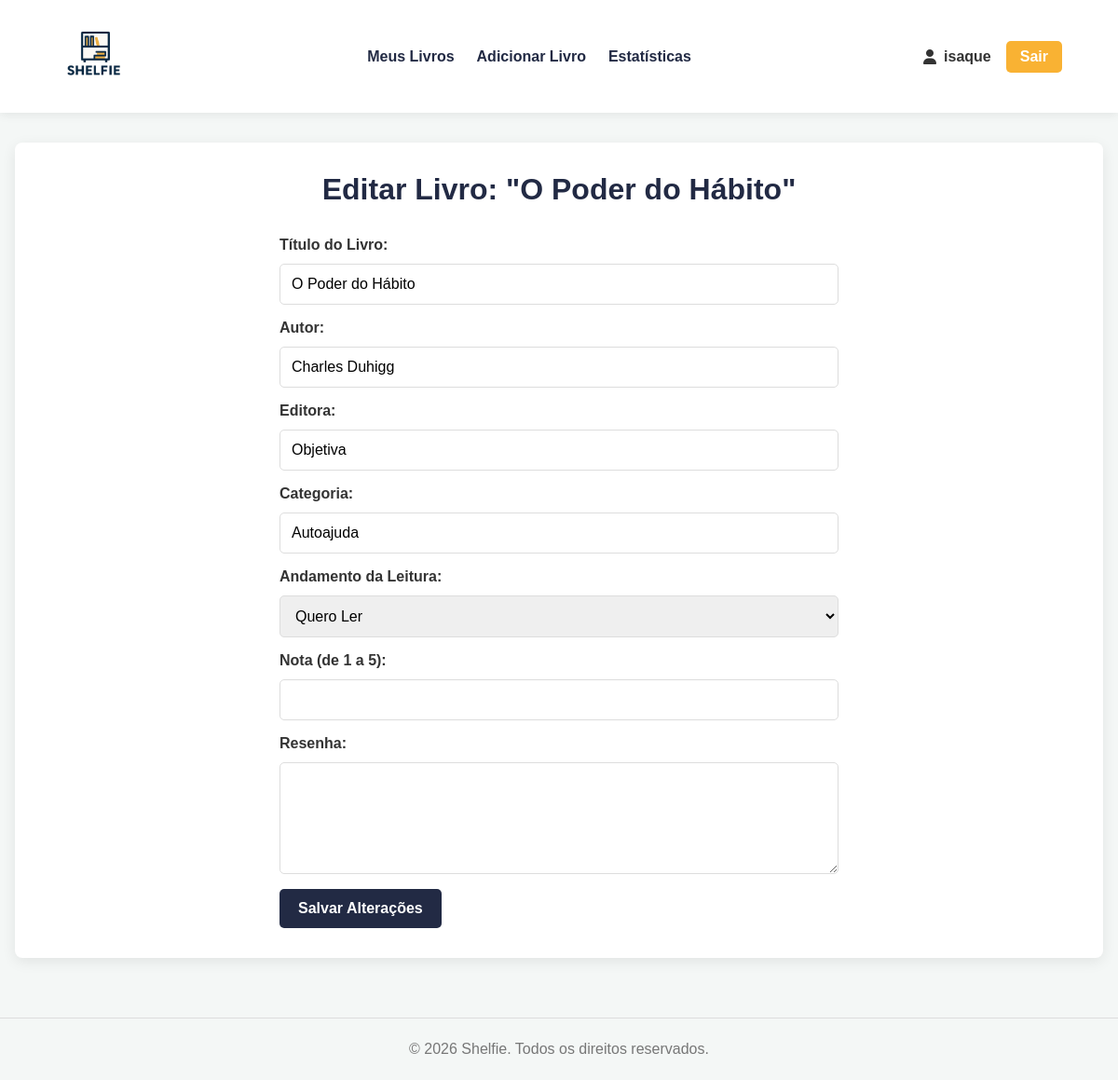
The app's page /app/editar_livro.php?id=3 (signed in) with its own data.
### tables this page shows
CREATE TABLE IF NOT EXISTS livros (
    id INT AUTO_INCREMENT PRIMARY KEY,
    id_usuario INT NOT NULL,
    titulo VARCHAR(255) NOT NULL,
    autor VARCHAR(150) NOT NULL,
    editora VARCHAR(150) DEFAULT NULL,
    categoria VARCHAR(100) DEFAULT NULL,
    andamento ENUM('Quero Ler', 'Lendo', 'Lido', 'Abandonei') NOT NULL DEFAULT 'Quero Ler',
    nota TINYINT DEFAULT NULL,
    resenha TEXT DEFAULT NULL,
    favorito TINYINT(1) NOT NULL DEFAULT 0,
    data_adicao DATETIME DEFAULT CURRENT_TIMESTAMP,
    FOREIGN KEY (id_usuario) REFERENCES usuarios(id) ON DELETE CASCADE
);

### app/editar_livro.php (the view, shortened to what this page needs)
<?php
include 'templates/header.php';
require 'conexao.php';
$livro = null;
$id_livro = filter_input(INPUT_GET, 'id', FILTER_VALIDATE_INT);
$id_usuario = $_SESSION['id_usuario'];
if ($id_livro) {
    $stmt = $pdo->prepare("SELECT * FROM livros WHERE id = ? AND id_usuario = ?");
    $stmt->execute([$id_livro, $id_usuario]);
    $livro = $stmt->fetch(PDO::FETCH_ASSOC);
}
?>
<div class="container page-container">
    <?php if ($livro): ?>
        <h1>Editar Livro: "<?= htmlspecialchars($livro['titulo']) ?>"</h1>
        <form class="livro-form" action="editar_livro.php?id=<?= $livro['id'] ?>" method="POST">
            <label for="titulo">Título do Livro:</label>
            <input type="text" name="titulo" id="titulo" value="<?= htmlspecialchars($livro['titulo']) ?>" required>
            <label for="autor">Autor:</label>
            <input type="text" name="autor" id="autor" value="<?= htmlspecialchars($livro['autor']) ?>" required>
            <label for="editora">Editora:</label>
            <input type="text" name="editora" id="editora" value="<?= htmlspecialchars($livro['editora']) ?>" placeholder="Ex: Companhia das Letras">
            <label for="categoria">Categoria:</label>
            <input type="text" name="categoria" id="categoria" value="<?= htmlspecialchars($livro['categoria']) ?>" placeholder="Ex: Ficção Científica">
            <label for="andamento">Andamento da Leitura:</label>
            <select name="andamento" id="andamento" required>
                <option value="Quero Ler" <?= ($livro['andamento'] == 'Quero Ler') ? 'selected' : '' ?>>Quero Ler</option>
            </select>
            <label for="nota">Nota (de 1 a 5):</label>
            <input type="number" name="nota" id="nota" min="1" max="5" value="<?= htmlspecialchars($livro['nota']) ?>">
            <label for="resenha">Resenha:</label>
            <textarea name="resenha" id="resenha" rows="5"><?= htmlspecialchars($livro['resenha']) ?></textarea>
            <button type="submit">Salvar Alterações</button>
        </form>
    <?php else: ?>
        <h1>Erro</h1>
        <p class="mensagem-erro">Livro não encontrado ou você não tem permissão para editá-lo.</p>
        <a href="meus_livros.php">Voltar para a lista de livros</a>
    <?php endif; ?>
</div>
<?php include 'templates/footer.php'; ?>

### app/css/style.css (style rules this page uses)
:root { --cor-principal: #004d4d; --cor-secundaria: #222a44; --cor-destaque: #f9b233; --cor-fundo: #f4f7f6; --cor-texto: #333; --cor-branca: #FFFFFF; --cor-borda: #ddd; --cor-sombra: rgba(0, 0, 0, 0.08); --cor-favorito: #f9ca24; }
* { margin: 0; padding: 0; box-sizing: border-box; font-family: 'Montserrat', sans-serif; }
body { background-color: var(--cor-fundo); color: var(--cor-texto); display: flex; flex-direction: column; min-height: 100vh; }
.container { width: 90%; max-width: 1200px; margin: 0 auto; }
h1 { color: var(--cor-secundaria); margin-bottom: 2rem; text-align: center; }
.page-container { width: 100%; max-width: 1200px; margin: 0 auto; padding: 2rem; background-color: var(--cor-branca); border-radius: 8px; box-shadow: 0 4px 15px var(--cor-sombra); }
.livro-form { max-width: 600px; margin: 0 auto; display: flex; flex-direction: column; gap: 1rem; text-align: left; }
.livro-form label { font-weight: 600; margin-bottom: -5px; }
.livro-form input, .livro-form select, .livro-form textarea { width: 100%; padding: 12px; border: 1px solid var(--cor-borda); border-radius: 5px; font-size: 1rem; }
.livro-form textarea { min-height: 120px; resize: vertical; }
.livro-form button { padding: 12px 20px; border: none; border-radius: 5px; background-color: var(--cor-secundaria); color: var(--cor-branca); font-size: 1rem; cursor: pointer; font-weight: 600; align-self: flex-start; }

### records on screen
livros: titulo "O Poder do Hábito", autor "Charles Duhigg", editora "Objetiva", categoria "Autoajuda", andamento "Quero Ler"

### other values on screen
$nome_usuario "isaque"
